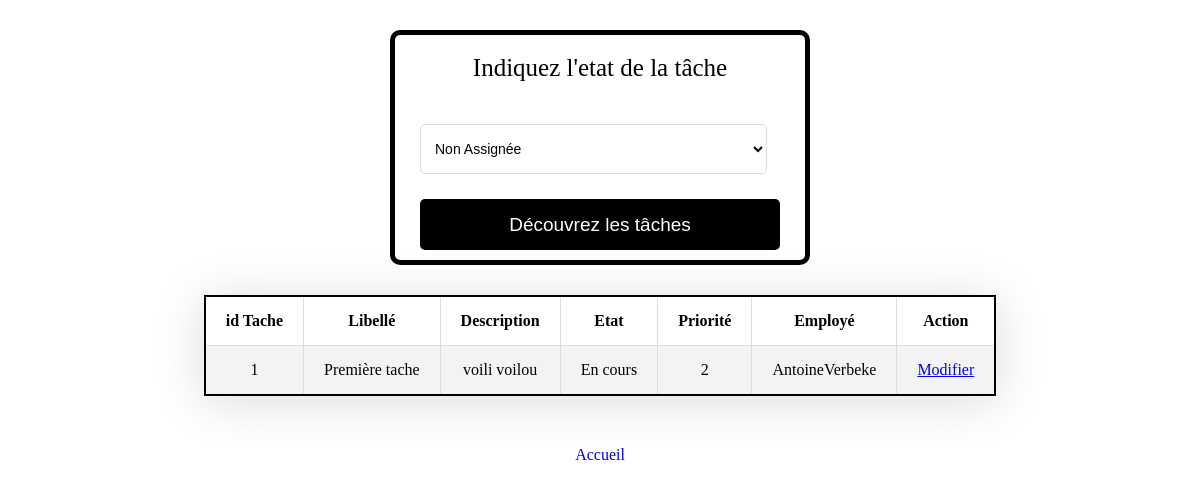
The app's page /respo/demandes.php?etat=En cours with its own data.
### tables this page shows
CREATE TABLE `tache` (
  `id` int(11) NOT NULL,
  `Libelle` varchar(255) DEFAULT NULL,
  `Description` varchar(255) DEFAULT NULL,
  `Etat` varchar(255) DEFAULT 'Non assignee',
  `Raison` varchar(255) DEFAULT NULL,
  `Priorite` int(11) DEFAULT NULL,
  `idemploye` int(11) DEFAULT '111'
);

CREATE TABLE `users` (
  `id` int(11) NOT NULL,
  `username` varchar(100) NOT NULL,
  `email` varchar(100) NOT NULL,
  `type` varchar(100) NOT NULL,
  `password` varchar(100) NOT NULL
);

### respo/demandes.php (the view, shortened to what this page needs)
<!DOCTYPE html>
<html>
<head>
<link rel="stylesheet" href="../style.css" />
</head>
<body>
<form class="box" method="post">
    <h1 class="box-title">Indiquez l'etat de la tâche</h1>
    <select name="etat" class="box-input" >
  <option value="Non Assignée">Non Assignée</option>
</select> <br>
<input type="submit" name="submit" class="box-button" value="Découvrez les tâches">
</form>
<table class="table-style" >
<tr style="text-align: left;"><th>id Tache</th><th>Libellé</th><th>Description</th><th>Etat</th><th>Priorité</th><th>Employé</th><th>Action</th></tr>
<?php
require('../config.php');
if (isset( $_REQUEST['etat'])){
    $etat = ($_REQUEST['etat']);
 $query = "SELECT tache.id, libelle, description, etat, priorite, username FROM tache INNER JOIN users ON tache.idemploye = users.id WHERE etat = '$etat' ";
 $result = mysqli_query($conn, $query);
 if ($result) {
  if (mysqli_num_rows($result) > 0) {
   while($row = mysqli_fetch_assoc($result)) {
    echo "<tr>
    	<td>".$row["id"]."</td>
    	<td>".$row["libelle"]."</td>
    	<td>".$row["description"]."</td>
    	<td>".$row["etat"]."</td>
    	<td>".$row["priorite"]."</td>
      <td>".$row["username"]."</td>
    	<td>";echo '<a href="modifier_taches.php?id='. $row['id'] .'"> Modifier </a>';"</td></tr>\n";
   }
  }
 }
 }
?>
</table>
<div class="accueil">
<a href="home.php" style="text-decoration: none"> Accueil </a>
</div>
</body>
</html>

### style.css (style rules this page uses)
body { background: white; }
.box { border: 5px solid black; border-radius: 10px; padding: 30px 25px 10px 25px; background: white; margin: 30px auto; width: 360px; }
h1.box-title { color: black; font-weight: 300; padding: 15px 25px; line-height: 30px; font-size: 25px; text-align:center; margin: -27px -26px 26px; }
.box-button { border-radius: 5px; background: black; text-align: center; cursor: pointer; font-size: 19px; width: 100%; height: 51px; padding: 0; color: #fff; border: 0; outline:0; }
.box-input { font-size: 14px; background: #fff; border: 1px solid #ddd; margin-bottom: 25px; padding-left:10px; border-radius: 5px; width: 347px; height: 50px; }
.accueil { text-align: center; color: black; margin-top: 50px; }
.table-style { border-collapse: collapse; box-shadow: 0 5px 50px rgba(0,0,0,0.15); cursor: pointer; margin: 0px auto; border: 2px solid black; }
th, td { padding: 15px 20px; text-align: center; }
tbody tr, td, th { border: 1px solid #ddd; }
tbody tr:nth-child(even) { background-color: #f3f3f3; }

### records on screen
tache: id "1", Libelle "Première tache", Description "voili voilou", Etat "En cours", Priorite "2", idemploye.username "AntoineVerbeke"
